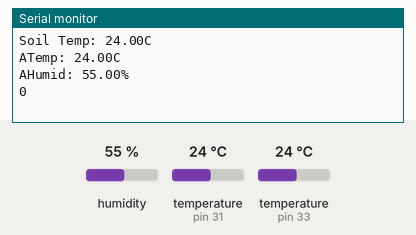
Simulated run of this sketch. Board: Arduino Mega 2560, built with avr-gcc and run on an emulated ATmega2560. Parts: the last lines printed to the serial monitor. Inputs (shaded band) come from the test bench; at power-on: humidity 55 %, temperature (sensors on pin 33, pin 31) 24 °C. EEPROM starts erased.

Above: at 5.9 s.
6.0 s: humidity set to 22 %
At 13.2 s:
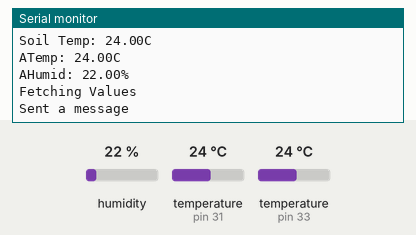
13.5 s: temperature (sensor on pin 33) set to 12 °C
At 15.6 s:
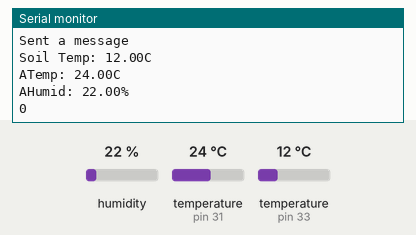
17.7 s: temperature (sensor on pin 31) set to 12 °C
At 18.5 s:
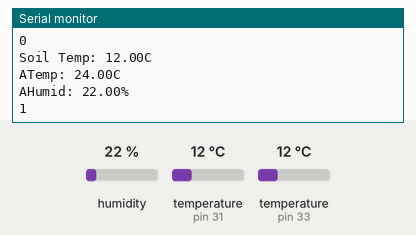
21.9 s: temperature (sensor on pin 33) set to 19 °C
At 24.8 s:
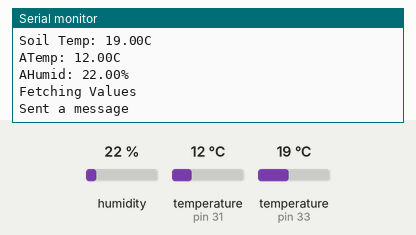
26.1 s: humidity set to 40 %
At 27.2 s:
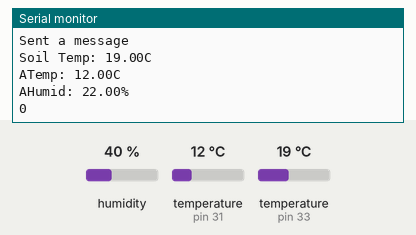
Timing chart, 0 to 29.1 s (numbered marks = the images above; inputs shaded):
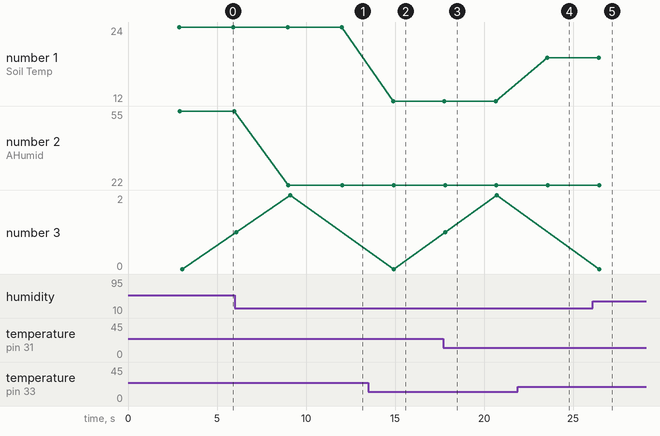

Measured:
- after the input at 6.0 s, the serial monitor: prints a new line after 3.0 s (image 1)
- after the input at 13.5 s, the serial monitor: prints a new line after 1.4 s (image 2)
- after the input at 21.9 s, the serial monitor: prints a new line after 1.6 s (image 4)
- plotted number 1: 24 → 12 after the input at 13.5 s, 12 → 19 after the input at 21.9 s
- plotted number 2: 55 → 22 after the input at 6.0 s, 22 → 40 after the input at 26.1 s

The sketch:

FinalProject.cpp.ino
```cpp
#include <DHT.h>
//#include <LowPower.h>
#include <avr/sleep.h>
#include <avr/interrupt.h>
#include <avr/power.h>
#include <avr/wdt.h>
#include <EEPROM.h>
#include <OneWire.h>
#include <DallasTemperature.h>

#define DHTPIN 31
#define DHTTYPE DHT22
#define ONE_WIRE_BUS 33

volatile int f_wdt = 1;

DHT AirSensor(DHTPIN, DHTTYPE);
OneWire ds(ONE_WIRE_BUS); //created the soil temperature object, designed to be read at One Digital readout
DallasTemperature SoilSensor(&ds);
//SoftwareSerial mbedSerial(17,16);//RX, TX

//Variables
int chk;
int counter;
int output_value ;
float Atemp;
float Ahum;

// Watchdog Interrupt Service. This is executed when watchdog timed out.
ISR(WDT_vect)
{
  wdt_disable();  // disable watchdog
}

void myWatchdogEnable(const byte interval)
{
  MCUSR = 0;                          // reset various flags
  WDTCSR |= 0b00011000;               // see docs, set WDCE, WDE
  WDTCSR =  0b01000000 | interval;    // set WDIE, and appropriate delay

  wdt_reset();
  set_sleep_mode (SLEEP_MODE_PWR_DOWN);
  sleep_mode();            // now goes to Sleep and waits for the interrupt
}

void setup() {
  // put your setup code here, to run once:
  Serial.begin(9600); //serial for serial monitor
 // Serial2.begin(9600);
  AirSensor.begin();
  SoilSensor.begin();

  counter = 0;
}

//main actions
void loop() {
  delay(100); //small delay needed

  //sleeping
  for( int i=0; i< 0; i++){//just repeatedly calling for it to sleep
  myWatchdogEnable (0b100001); //8 seconds (max)
  }

  delay(2000);
  String AirT = AirTemp();
  String AirH = AirHumidity();
  String SoilTempData = SoilTemp();
  // String SoilMoisture = SoilMoist();
 // String LightSensor = PAR();

  //creating the character arrays to store in EEPROM
  char AT[15]; //airtemp
  char AH[15]; //air humidity
  char ST[20]; //soil temperature
  char SM[20]; //soil moisture
  char LS[15]; //light sensing

  AirT.toCharArray(AT,15);
  AirH.toCharArray(AH,15);
  SoilTempData.toCharArray(ST,20);
 // SoilMoisture.toCharArray(SM,20);
 // LightSensor.toCharArray(LS,15);

  Serial.println(SoilTempData);
  Serial.println(AirT);
  Serial.println(AirH);
  //method to save 3 measurements of each value and then output it to LoRa later

  if (counter == 0) {
    EEPROM.put(0, AT); //saving air temp
    EEPROM.put(sizeof(AT), AH);//saving air temp
    EEPROM.put( (sizeof(AT) + sizeof(AH)) , ST); // saves soil temp
  //  EEPROM.put( (sizeof(AT) + sizeof(AH) + sizeof(ST) ) , SM); //saving soil moisture
  //  EEPROM.put( (sizeof(AT) + sizeof(AH) + sizeof(ST) + sizeof(SM) ) , LS); //saving light
    Serial.println(counter);

    counter++;

    }
    else if (counter == 1) {
    EEPROM.put( (sizeof(AT) + sizeof(AH) + sizeof(ST) + sizeof(SM) + sizeof(LS)) , AT); //saving air temp
    EEPROM.put( (sizeof(AT)*2 + sizeof(AH) + sizeof(ST) + sizeof(SM) + sizeof(LS)) , AH); //saving air humidity
    EEPROM.put( (sizeof(AT)*2 + sizeof(AH)*2 + sizeof(ST) + sizeof(SM) + sizeof(LS)) , ST); //saving soil temp
//    EEPROM.put( (sizeof(AT)*2 + sizeof(AH)*2 + sizeof(ST)*2 + sizeof(SM) + sizeof(LS)) , SM); //saving soil moisture
//    EEPROM.put( (sizeof(AT)*2 + sizeof(AH)*2 + sizeof(ST)*2 + sizeof(SM)*2 + sizeof(LS)) , LS); //saving light
    Serial.println(counter);

    counter++;

    }
    else if (counter == 2) {
    EEPROM.put( (sizeof(AT)*2 + sizeof(AH)*2 + sizeof(ST)*2 + sizeof(SM)*2 + sizeof(LS)*2 ) , AT); //saving air temp
    EEPROM.put( (sizeof(AT)*3 + sizeof(AH)*2 + sizeof(ST)*2 + sizeof(SM)*2 + sizeof(LS)*2) , AH); //saving air humidity
    EEPROM.put( (sizeof(AT)*3 + sizeof(AH)*3 + sizeof(ST)*2 + sizeof(SM)*2 + sizeof(LS)*2) , ST); //saving soil temp
//    EEPROM.put( (sizeof(AT)*(3/2) + sizeof(AH)*(3/2) + sizeof(ST)*(3/2) + sizeof(SM) + sizeof(LS))*2 , SM); //saving soil moisture
//    EEPROM.put( (sizeof(AT)*(3/2) + sizeof(AH)*(3/2) + sizeof(ST)*(3/2) + sizeof(SM)*(3/2) + sizeof(LS)*2 , LS); //saving light
    Serial.println(counter);

    counter++;

    }
    //reset and send data
    else if (counter == 3) {
    //retrieving the char[]
    //testing to see if it'll work
  Serial.println("Fetching Values")  ;

  char R1[15]; //airtemp
  char R2[15]; //air humidity
  char R3[20]; //soil temperature
  char R4[20]; //soil moisture
  char R5[15]; //light sensing
  EEPROM.get(0, R1);
  EEPROM.get(15, R2);
  EEPROM.get(30, R3);
//  EEPROM.get(50, R4);//soil moisture
//  EEPROM.get(70, R5);//light sensing

//transmission
 // Serial2.println(R1);
//  Serial2.write('A');

//  Serial.println(R1);
/*  Serial.println(R1);
  Serial.println(R2);
  Serial.println(R3);
  Serial.println("Returned First Stored Values");
*/
//second set of numbers
  EEPROM.get(85, R1);
  EEPROM.get(100, R2);
  EEPROM.get(115, R3);
//  EEPROM.get(135, R4);
//  EEPROM.get(155, R5);

/*  Serial.println(R1);
  Serial.println(R2);
  Serial.println(R3);
  Serial.println("Returned Second Stored Values");
*/
  EEPROM.get(170, R1);
  EEPROM.get(185, R2);
  EEPROM.get(200, R3);
//  EEPROM.get(220, R4);
//  EEPROM.get(240, R5);
/*
  Serial.println(R1);
  Serial.println(R2);
  Serial.println(R3);
  Serial.println("Returned Third Stored Values");
*/
    //code to send the data to the LoRa module


    Serial.println("Sent a message");
    counter = 0;
    }
}//ends main loop

String AirTemp() {
  Atemp = AirSensor.readTemperature();
  String s1 = "";

  if (isnan(Atemp)) {
    s1 = s1 + "No temp";
    return s1;
  }//restarts loop

  s1 = s1 + "ATemp: " + Atemp + "C" ;
  //returning a max of 20 characters
  return s1;
}

String AirHumidity(){
    Ahum = AirSensor.readHumidity();
  String s1 = "";
 if (isnan(Ahum)) {
    s1 = "No humidity";
    return;
 }
   s1 = "AHumid: " + (String)Ahum + "%";
  //returning a max of 20 characters
  return s1;
}

//measuring soil temperature
String SoilTemp() {
  String Stemp = "";
  SoilSensor.requestTemperatures();

  Stemp = Stemp + "Soil Temp: ";
  Stemp = Stemp + SoilSensor.getTempCByIndex(0) + "C" ;

  return Stemp;
}

//measuring soil moisture
//subject to change
String SoilMoist() {
  String Smoist = "";
  Serial.print("Sensor 1: ");
  Serial.println(analogRead(A0));
  Serial.print("Sensor 2: ");
  Serial.println(analogRead(A1));
  Serial.print("Sensor 3: ");
  Serial.println(analogRead(A2));
  Serial.print("Sensor 4: ");
  Serial.println(analogRead(A3));
  Serial.print(" Average: ");
  Serial.println((analogRead(A0) + analogRead(A1) + analogRead(A2) + analogRead(A3)) / 4);
  Serial.println(" ");
  return "Soil Moist: ";
}

String PAR() {
  String Light = "";

  return "WL: 400nm";
}
```
